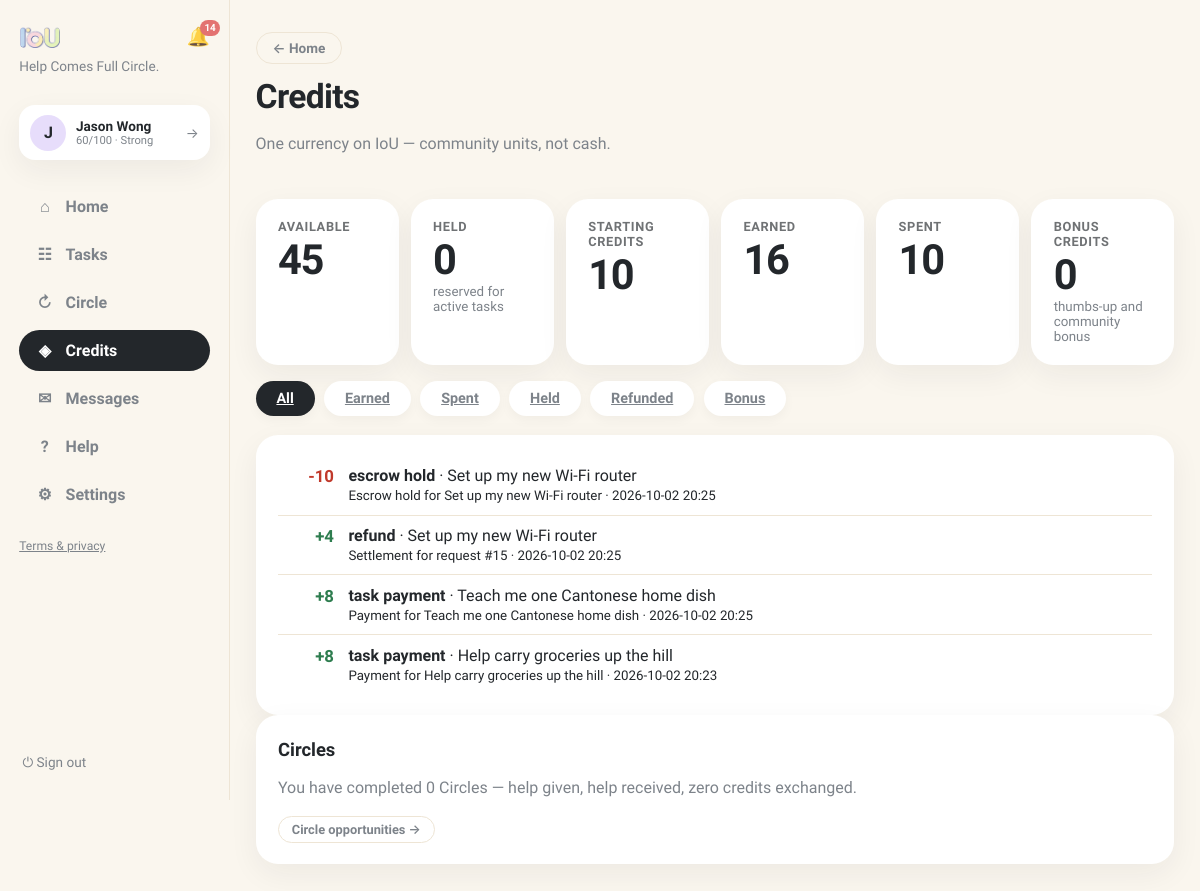
The page /history (signed in) on the database its author committed.
### tables this page shows
CREATE TABLE users (
                id INTEGER PRIMARY KEY, name TEXT NOT NULL, email TEXT UNIQUE NOT NULL,
                password TEXT NOT NULL, balance INTEGER NOT NULL DEFAULT 0,
                held_balance INTEGER NOT NULL DEFAULT 0,
                is_moderator INTEGER NOT NULL DEFAULT 0
            , language TEXT NOT NULL DEFAULT 'en', address TEXT, district TEXT, hkid TEXT, address_id TEXT, age INTEGER, birthday TEXT, skills TEXT NOT NULL DEFAULT '', community_helper INTEGER NOT NULL DEFAULT 0, created_at TEXT, consent_analytics INTEGER NOT NULL DEFAULT 0, reliability INTEGER NOT NULL DEFAULT 60, account_status TEXT NOT NULL DEFAULT 'active', analytics_consent INTEGER NOT NULL DEFAULT 0, username TEXT, bio TEXT, verification_identity TEXT NOT NULL DEFAULT 'unverified', verification_neighbourhood TEXT NOT NULL DEFAULT 'unverified', vis_photo INTEGER NOT NULL DEFAULT 1, vis_neighbourhood INTEGER NOT NULL DEFAULT 1, vis_skills INTEGER NOT NULL DEFAULT 1, vis_bio INTEGER NOT NULL DEFAULT 1, vis_completed INTEGER NOT NULL DEFAULT 1, vis_circle INTEGER NOT NULL DEFAULT 1, circle_enabled INTEGER NOT NULL DEFAULT 1);

CREATE TABLE ledger (
                id INTEGER PRIMARY KEY, user_id INTEGER NOT NULL, request_id INTEGER,
                kind TEXT NOT NULL, amount INTEGER NOT NULL, description TEXT NOT NULL,
                created_at TEXT NOT NULL, FOREIGN KEY(user_id) REFERENCES users(id),
                FOREIGN KEY(request_id) REFERENCES requests(id)
            );

CREATE TABLE requests (
                id INTEGER PRIMARY KEY, title TEXT NOT NULL, description TEXT NOT NULL,
                category TEXT NOT NULL, requester_id INTEGER NOT NULL,
                status TEXT NOT NULL DEFAULT 'open', provider_id INTEGER,
                requester_value INTEGER, requester_buffer INTEGER,
                provider_value INTEGER, provider_buffer INTEGER,
                agreed_value INTEGER, negotiation_deadline TEXT,
                effort_minutes INTEGER, complexity INTEGER, quality_score INTEGER,
                completed_at TEXT,
                created_at TEXT NOT NULL, location TEXT, needed_by TEXT, urgency TEXT, meetup_date TEXT, meetup_time TEXT, meetup_location TEXT, preferred_time TEXT, completion_note TEXT, completion_evidence TEXT, confirm_requester INTEGER NOT NULL DEFAULT 0, confirm_provider INTEGER NOT NULL DEFAULT 0, started_at TEXT, provider_completed_at TEXT, requester_confirmed_at TEXT, release_at TEXT, proof_path TEXT, proof_status TEXT, dispute_eligible INTEGER NOT NULL DEFAULT 1, dispute_window_days INTEGER NOT NULL DEFAULT 3, settlement_value INTEGER, circle_id INTEGER, cancel_requested_by INTEGER, cancel_reason TEXT, cancel_compensation INTEGER NOT NULL DEFAULT 0, evidence_required INTEGER NOT NULL DEFAULT 1, duration_minutes INTEGER NOT NULL DEFAULT 0,
                FOREIGN KEY(requester_id) REFERENCES users(id),
                FOREIGN KEY(provider_id) REFERENCES users(id)
            );

### app.py (the view)
@app.get("/history", response_class=HTMLResponse)
def credit_history(request: Request, view: str = "all"):
    user = current_user(request)
    if not user:
        return RedirectResponse("/login", status_code=303)
    kinds = {
        "all": "", "earned": "AND l.amount > 0 AND l.kind IN ('task_payment','welcome_credit')",
        "spent": "AND l.amount < 0 AND l.kind NOT IN ('refund','cancellation_refund')",
        "held": "AND l.kind='escrow_hold'",
        "refunded": "AND l.kind IN ('refund','cancellation_refund')",
        "bonus": "AND l.kind IN ('kudos_bonus','community_test')",
    }
    clause = kinds.get(view, "")
    with db() as connection:
        sql = (
            """SELECT l.*, r.title FROM ledger l LEFT JOIN requests r ON r.id=l.request_id
               WHERE l.user_id=? %s ORDER BY l.created_at DESC""" % clause
        )
        ledger = connection.execute(sql, (user["id"],)).fetchall()
        summary = {
            "available": user["balance"],
            "held": user["held_balance"],
            "starting": 10,
            "earned": connection.execute(
                """SELECT COALESCE(SUM(l.amount),0) s FROM ledger l
                   WHERE l.user_id=? AND l.amount>0 AND l.kind IN ('task_payment','welcome_credit')""",
                (user["id"],)).fetchone()["s"],
            "spent": abs(connection.execute(
                """SELECT COALESCE(SUM(l.amount),0) s FROM ledger l
                   WHERE l.user_id=? AND l.amount<0
                     AND l.kind NOT IN ('refund','cancellation_refund')""",
                (user["id"],)).fetchone()["s"]),
            "bonus": connection.execute(
                """SELECT COALESCE(SUM(l.amount),0) s FROM ledger l
                   WHERE l.user_id=? AND l.kind IN ('kudos_bonus','community_test')""",
                (user["id"],)).fetchone()["s"],
            "circle": connection.execute(
                """SELECT COUNT(DISTINCT cp.id) c FROM chain_proposals cp
                   JOIN chain_members cm ON cm.proposal_id=cp.id
                   WHERE cm.user_id=? AND cp.status='completed'""", (user["id"],)).fetchone()["c"],
        }
    return render(request, "history.html", page="credits", ledger=ledger,
                  summary=summary, view=view, views=list(kinds))

### templates/history.html (shortened to what this page needs)
{% extends "base.html" %}
{% block content %}
<header class="page-head">
  <div>
    <a class="btn-ghost btn-back" href="/">← Home</a>
    <h1 style="margin-top:.8rem">Credits</h1>
    <p class="muted">One currency on IoU — community units, not cash.</p>
  </div>
</header>
<div class="credit-summary">
  <div class="card"><span class="stat-label">Available</span><span class="stat-big {% if summary.available < 0 %}neg{% endif %}">{{ summary.available }}</span></div>
  <div class="card"><span class="stat-label">Held</span><span class="stat-big">{{ summary.held }}</span><small class="muted">reserved for active tasks</small></div>
  <div class="card"><span class="stat-label">Starting credits</span><span class="stat-big">{{ summary.starting }}</span></div>
  <div class="card"><span class="stat-label">Earned</span><span class="stat-big">{{ summary.earned }}</span></div>
  <div class="card"><span class="stat-label">Spent</span><span class="stat-big">{{ summary.spent }}</span></div>
  <div class="card"><span class="stat-label">Bonus credits</span><span class="stat-big">{{ summary.bonus }}</span><small class="muted">thumbs-up and community bonus</small></div>
</div>
<div class="board-tabs">
  {% for key in views %}
  <a class="btab {% if view == key %}active{% endif %}" href="/history?view={{ key }}">{{ key|capitalize }}</a>
  {% endfor %}
</div>
<div class="card">
  <ul class="ledger-list">
  {% for item in ledger %}
    <li><span class="ledger-amount {% if item.amount > 0 %}pos{% else %}neg{% endif %}">{{ '+' if item.amount > 0 else '' }}{{ item.amount }}</span><div><b>{{ item.kind.replace('_',' ') }}</b>{% if item.title %} · {{ item.title }}{% endif %}<br><small>{{ item.description }} · {{ item.created_at[:16]|replace('T',' ') }}</small></div></li>
  {% else %}<li class="empty">Nothing in this category yet.</li>{% endfor %}
  </ul>
</div>
<section class="card">
  <h2>Circles</h2>
  <p class="muted">You have completed {{ summary.circle }} Circle{{ 's' if summary.circle != 1 }} — help given, help received, zero credits exchanged.</p>
  <a class="btn-ghost btn-sm" href="/chain-invitations">Circle opportunities →</a>
</section>
{% endblock %}

### templates/base.html (shortened to what this page needs)
<!doctype html>
<html lang="en"><head><link rel="stylesheet" href="/static/style.css"></head>
<body class="app-body">
<nav class="sidebar">
  <div class="brand-row">
    <a class="brand" href="/"><img class="brand-logo" src="/static/iou-logo2.png" alt="IoU"></a>
    {% if user %}
    <a class="bell {% if page == 'notifications' %}active{% endif %}" href="/notifications" title="Notifications">🔔{% if unread_notifs or unread_msgs %}<span class="bell-badge">{{ (unread_notifs or 0) + (unread_msgs or 0) }}</span>{% endif %}</a>
    {% endif %}
  </div>
  <p class="brand-tag">Help Comes Full Circle.</p>
  {% if user %}
  <a class="side-user" href="/profile" title="Your profile">
    <div class="avatar">{{ user.name[0] }}</div>
    {% set sc = user.reliability if user.reliability is not none else 60 %}
    {% set lab = 'Suspended' if sc <= 0 else ('Restricted' if sc < 30 else ('Limited' if sc < 60 else ('Strong' if sc < 80 else 'Excellent'))) %}
    <div class="sidebar-user-meta"><b>{{ user.name }}</b>
      <small>{{ sc }}/100 · {{ lab }}</small>
    </div>
    <span class="side-user-arrow">→</span>
  </a>
  <div class="nav-links">
    <a class="nav-link {% if page == 'home' %}active{% endif %}" href="/"><span class="nav-ico">⌂</span>Home</a>
    <a class="nav-link {% if page == 'browse' %}active{% endif %}" href="/browse"><span class="nav-ico">☷</span>Tasks</a>
    <a class="nav-link {% if page == 'circle' %}active{% endif %}" href="/chain-invitations"><span class="nav-ico">↻</span>Circle{% if circle_pending %}<span class="unread-dot"></span>{% endif %}</a>
    <a class="nav-link {% if page == 'credits' %}active{% endif %}" href="/history"><span class="nav-ico">◈</span>Credits</a>
    <a class="nav-link {% if page == 'messages' %}active{% endif %}" href="/messages"><span class="nav-ico">✉</span>Messages{% if unread_msgs %}<span class="unread-dot"></span>{% endif %}</a>
    <a class="nav-link {% if page == 'help' %}active{% endif %}" href="/help"><span class="nav-ico">?</span>Help</a>
    <a class="nav-link {% if page == 'account' %}active{% endif %}" href="/account"><span class="nav-ico">⚙</span>Settings</a>
  </div>
  <p class="nav-footer"><a href="/legal">Terms &amp; privacy</a></p>
  <form method="post" action="/logout" class="side-logout"><button class="link-button" title="Sign out">⏻ Sign out</button></form>
  {% else %}
  <div class="nav-links">
    <a class="nav-link" href="/login"><span class="nav-ico">→</span>Sign in</a>
    <a class="nav-link" href="/register"><span class="nav-ico">＋</span>Create account</a>
  </div>
  <p class="nav-footer"><a href="/legal">Terms &amp; privacy</a></p>
  {% endif %}
</nav>
<main class="content {% block content_class %}{% endblock %}">{% block content %}{% endblock %}</main>
</body></html>

### rows shown on the page
users: name "J", name "Jason Wong"
ledger: amount "-10", kind.replace "escrow hold", title "Set up my new Wi-Fi router", description "Escrow hold for Set up my new Wi-Fi router", created_at "2026-10-02 20:25"
ledger: amount "+", amount "4", kind.replace "refund", title "Set up my new Wi-Fi router", description "Settlement for request #15", created_at "2026-10-02 20:25"
ledger: amount "+", amount "8", kind.replace "task payment", title "Teach me one Cantonese home dish", description "Payment for Teach me one Cantonese home dish", created_at "2026-10-02 20:25"
ledger: amount "+", amount "8", kind.replace "task payment", title "Help carry groceries up the hill", description "Payment for Help carry groceries up the hill", created_at "2026-10-02 20:23"

### other values the page prints
{{ (unread_notifs or 0) + (unread_msgs or 0) }} "14"
{{ sc }} "60"
{{ lab }} "Strong"
{{ summary.available }} "45"
{{ summary.held }} "0"
{{ summary.starting }} "10"
{{ summary.earned }} "16"
{{ summary.spent }} "10"
{{ summary.bonus }} "0"
{{ key|capitalize }} "All" "Earned" "Spent" "Held" "Refunded" "Bonus"
{{ summary.circle }} "0"
{{ 's' if summary.circle != 1 }} "s"
